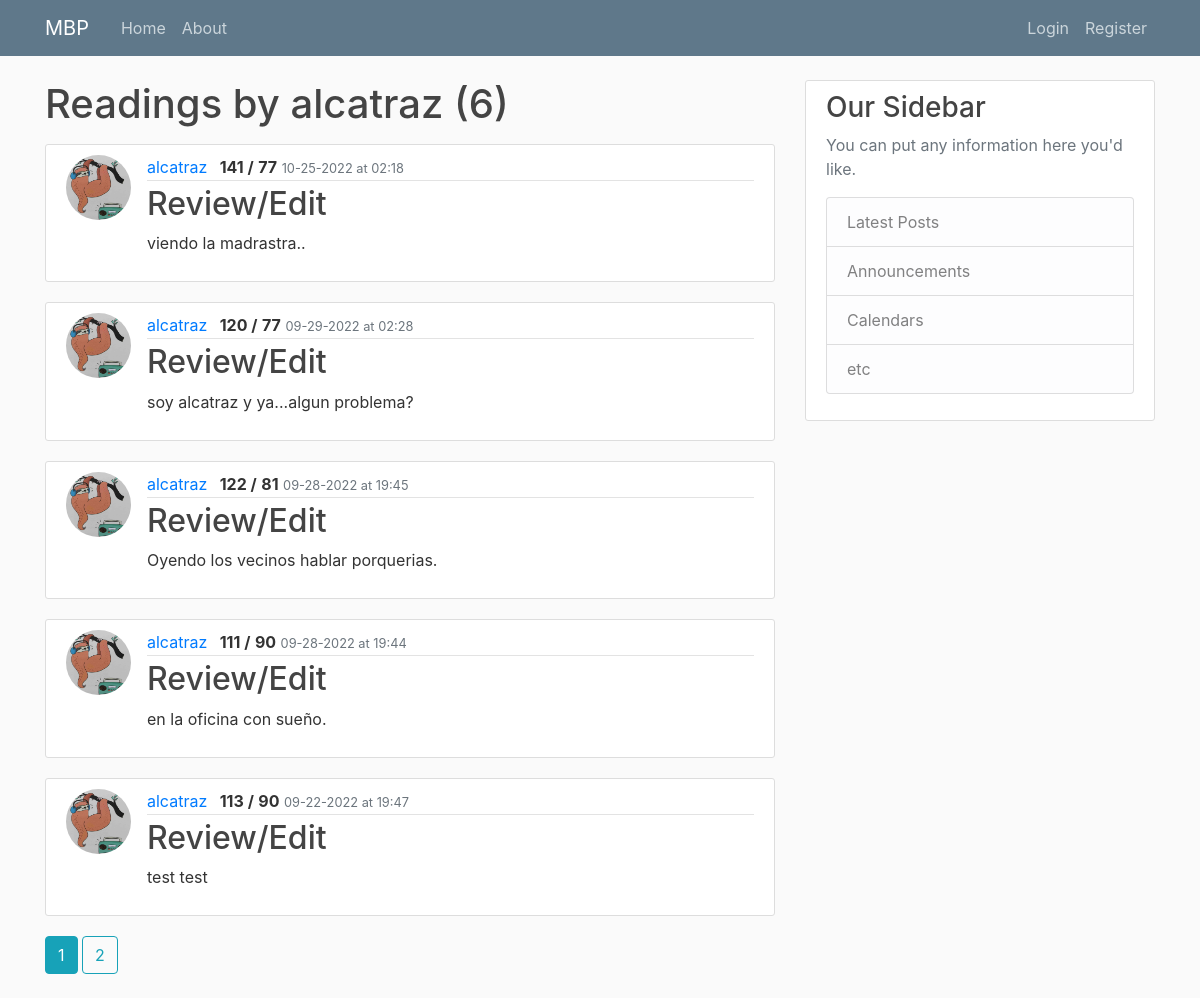
Page /user/alcatraz on the committed database.
### mbp/models.py (models this page shows, shortened)
class User(db.Model, UserMixin):
    id = db.Column(db.Integer, primary_key=True)
    username = db.Column(db.String(20), unique=True, nullable=False)
    email = db.Column(db.String(120), unique=True, nullable=False)
    image_file = db.Column(db.String(20), nullable=False, default='default.jpg')
    password = db.Column(db.String(60), nullable=False)
    readings = db.relationship('Reading', backref='user', lazy=True)

class Reading(db.Model):
    id = db.Column(db.Integer, primary_key=True)
    sys = db.Column(db.String(3), nullable=False)
    dia = db.Column(db.String(3), nullable=False)
    notes = db.Column(db.Text, nullable=False)
    date_posted = db.Column(db.DateTime, nullable=False, default=datetime.utcnow)
    user_id = db.Column(db.Integer, db.ForeignKey('user.id'), nullable=False)

### mbp/users/routes.py (the view)
@users.route('/user/<string:username>')
def user_readings(username):
    page = request.args.get('page', 1, type=int) #Grab the page we want. In this case page one. Set type integer as the page number.
    user = User.query.filter_by(username=username).first_or_404()
    reading = Reading.query.filter_by(user=user)\
        .order_by(Reading.date_posted.desc())\
        .paginate(page=page, per_page=5) #Show 5 readings per page. Can use http://localhost:8000/home?page=3 to navigate to pages.
    return render_template('user_readings.html', reading=reading, user=user)

### mbp/templates/user_readings.html
{% extends "base.html" %}
{% block content %}
    <h1 class="mb-3">Readings by {{ user.username }} ({{ reading.total }})</h1>
    {% for reading in reading.items %}
    <article class="media content-section">
      <img class="rounded-circle article-img" src="{{ url_for('static', filename='profile_pics/' + reading.user.image_file) }}" />
      <div class="media-body">
        <div class="article-metadata">
          <a class="mr-2" href="{{ url_for('users.user_readings', username=reading.user.username) }}">{{ reading.user.username }}</a>
          <text class="font-weight-bold">{{ reading.sys }} /</text>
          <text class="font-weight-bold">{{ reading.dia}}</text>
          <small class="text-muted">{{ reading.date_posted.strftime('%m-%d-%Y at %H:%M') }}</small>
        </div>
        <h2><a class="article-title" href="{{ url_for('readings.reading', reading_id=reading.id) }}">Review/Edit</a></h2>
          <p class="article-content">{{ reading.notes }}</p>
      </div>
    </article>
    {% endfor %}
    {% for page_num in reading.iter_pages(left_edge=1, right_edge=1, left_current=1, right_current=2) %}
      {% if page_num %}
        {% if reading.page == page_num %}
          <a class="btn btn-info mb-4" href="{{ url_for('users.user_readings', username=user.username, page=page_num) }}">{{ page_num }}</a>
        {% else %}
          <a class="btn btn-outline-info mb-4" href="{{ url_for('users.user_readings', username=user.username, page=page_num) }}">{{ page_num }}</a>
        {% endif %}
      {% else %}
        ...
      {% endif %}
    {% endfor %}
{% endblock content %}

### mbp/static/css/main.css (style rules this page uses)
body { background: #fafafa; color: #333333; margin-top: 5rem; }
h1, h2, h3, h4, h5, h6 { color: #444444; }
.content-section { background: #ffffff; padding: 10px 20px; border: 1px solid #dddddd; border-radius: 3px; margin-bottom: 20px; }
.article-title { color: #444444; }
.article-content { white-space: pre-line; }
.article-img { height: 65px; width: 65px; margin-right: 16px; }
.article-metadata { padding-bottom: 1px; margin-bottom: 4px; border-bottom: 1px solid #e3e3e3 }

### rows in the picture
User: username "alcatraz"
Reading: image_file (placeholder picture), user.username "alcatraz", sys "141", dia "77", date_posted "10-25-2022 at 02:18", notes "viendo la madrastra.."
Reading: image_file (placeholder picture), user.username "alcatraz", sys "120", dia "77", date_posted "09-29-2022 at 02:28", notes "soy alcatraz y ya...algun problema?"
Reading: image_file (placeholder picture), user.username "alcatraz", sys "122", dia "81", date_posted "09-28-2022 at 19:45", notes "Oyendo los vecinos hablar porquerias."
Reading: image_file (placeholder picture), user.username "alcatraz", sys "111", dia "90", date_posted "09-28-2022 at 19:44", notes "en la oficina con sueño."
Reading: image_file (placeholder picture), user.username "alcatraz", sys "113", dia "90", date_posted "09-22-2022 at 19:47", notes "test test"

### other values in the picture
{{ reading.total }} "6"
{{ page_num }} "1"
{{ page_num }} "2"
